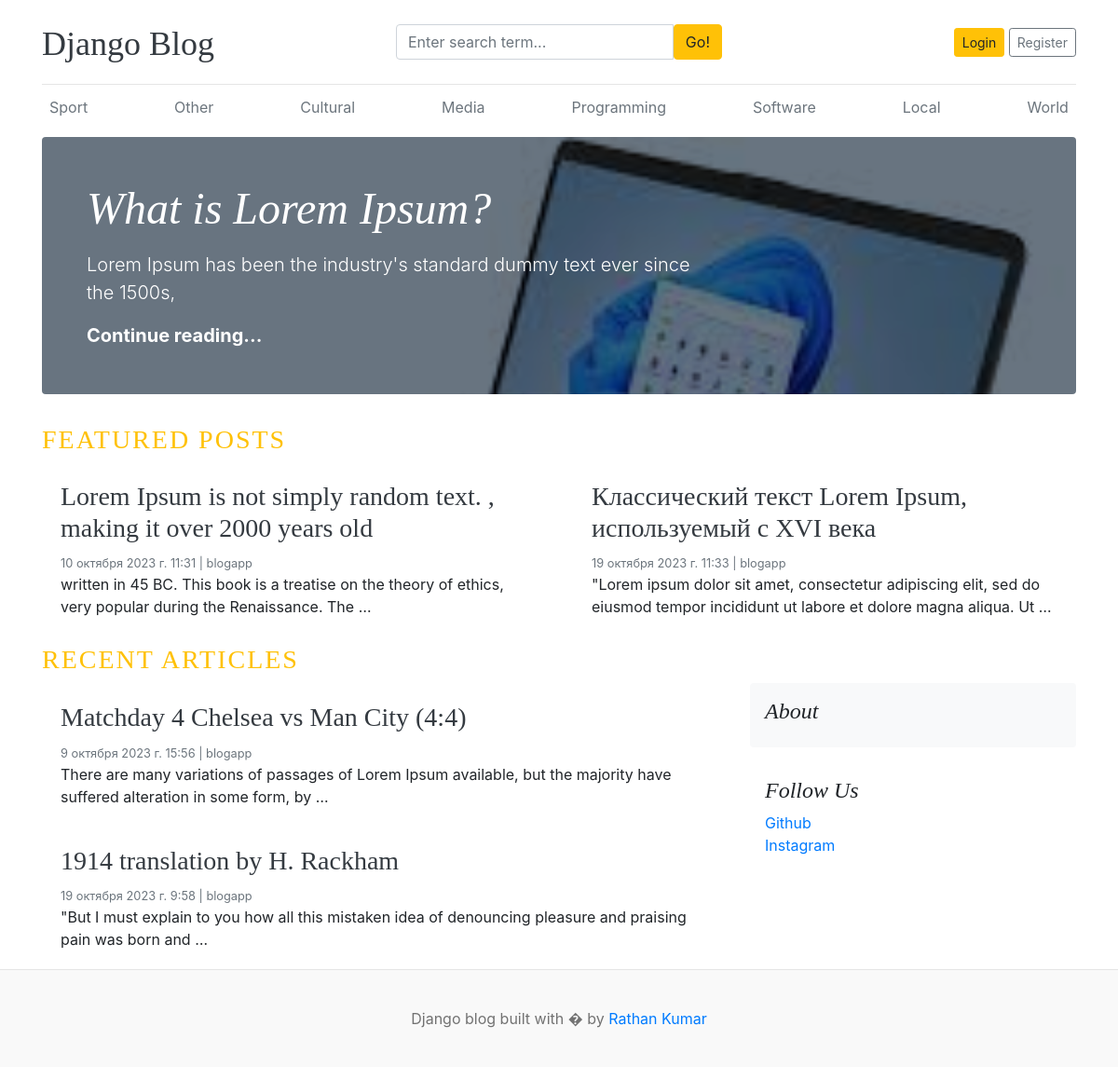
The page / on the database its author committed.
### home/models.py (models this page shows, shortened)
class Category(models.Model):
    name = models.CharField(max_length=200, unique=True)
    created_at = models.DateTimeField(auto_now_add=True)
    updated_at = models.DateTimeField(auto_now=True)

class Blog(models.Model):
    title = models.CharField(max_length=200)
    slug = models.SlugField(max_length=150, unique=True, blank=True)
    category = models.ForeignKey(Category, on_delete=models.CASCADE)
    author = models.ForeignKey(User, on_delete=models.CASCADE)
    featured_image = models.ImageField(upload_to='images')
    short_description = models.TextField()
    blog_body = models.TextField()
    status = models.CharField(max_length=50, choices=STATUS_CHOICES, default='Draft')
    is_featured = models.BooleanField(default=False)
    created_at = models.DateTimeField(auto_now_add=True)
    updated_at = models.DateTimeField(auto_now=True)
    def __str__(self):
        return self.title

class SocialLink(models.Model):
    platform = models.CharField(max_length=25)
    link = models.URLField(max_length=100)
    created_at = models.DateTimeField(auto_now_add=True)
    updated_at = models.DateTimeField(auto_now=True)

### home/views.py (the view)
# urls.py: path('', include('home.urls')),
def home(request):
    featured_posts = Blog.objects.filter(is_featured=True).order_by('-updated_at')
    posts = Blog.objects.filter(is_featured=False, status='Published')
    print(featured_posts)
    context = {'featured_posts': featured_posts, 'posts': posts}
    return render(request, 'home.html', context)

### home/context_processors.py (called while the page is built)
def get_categories(request):
    categories = Category.objects.all()
    return dict(categories=categories)

def get_social_links(request):
    social_links = SocialLink.objects.all()
    return dict(social_links=social_links)

### templates/home.html (shortened to what this page needs)
{% extends "base.html" %}
{% block content %}
{% for post in featured_posts %}
  {% if forloop.first %}
  <div class="jumbotron p-3 p-md-5 text-white rounded bg-dark" style="background-image: url({{post.featured_image.url}});background-blend-mode: overlay;background-size:cover;">
      <div class="col-md-8 px-0">
        <h1 class="display-4 font-italic">{{post.title}}</h1>
        <p class="lead my-3">{{ post.short_description|truncatewords:25 }}</p>
        <p class="lead mb-0"><a href="{% url 'blogs' post.slug %}" class="text-white font-weight-bold">Continue reading...</a></p>
      </div>
  </div>
  {% endif %}
{% endfor %}
  <h3 class="text-uppercase  text-warning" style="letter-spacing: 2px;">Featured Posts</h3>
  <div class="row mb-2">
    {% for post in featured_posts %}
    {% if not forloop.first %}
    <div class="col-md-6">
      <div class="card border-0" >
        <div class="card-body">
          <h3><a href="{% url 'blogs' post.slug %}" class="text-dark">{{post.title}}</a></h3>
          <small class="mb-1 text-muted">{{post.created_at}} | {{post.author}}</small>
          <p class="card-text">{{ post.short_description|truncatewords:20 }}</p>
        </div>
      </div>
    </div>
    {% endif %}
    {% endfor %}
  </div>
  <h3 class="text-uppercase  text-warning" style="letter-spacing: 2px;">Recent Articles</h3>
  <main role="main" class="container p-0">
    <div class="row">
      <div class="col-md-8 blog-main">
        {% for post in posts %}
        <div class="card border-0" >
          <div class="card-body">
            <h3><a href="{% url 'blogs' post.slug %}" class="text-dark">{{post.title}}</a></h3>
            <small class="mb-1 text-muted">{{post.created_at}} | {{post.author}}</small>
            <p class="card-text">{{ post.short_description|truncatewords:20 }}</p>
          </div>
        </div>
        {% endfor %}
      </div>
      <aside class="col-md-4 blog-sidebar">
        <div class="p-3 mb-3 bg-light rounded">
          <h4 class="font-italic">About{{about.about_heading}}</h4>
        </div>
        {% if  social_links %}
        <div class="p-3">
          <h4 class="font-italic">Follow Us</h4>
          <ol class="list-unstyled">
            {% for i in social_links %}
            <li><a href="{{i.link}}" target="_blank">{{i.platform}}</a></li>
          {% endfor %}
          </ol>
        </div>
        {% endif %}
      </aside>
    </div>
  </main>
</div>
{% endblock %}

### templates/base.html (shortened to what this page needs)
{% load static %}
<!DOCTYPE html>
<html lang="en">
<head>
    <link href="https://getbootstrap.com/docs/4.0/dist/css/bootstrap.min.css" rel="stylesheet">
    <link href="{% static 'css/blog.css' %}" rel="stylesheet">
    <link rel="stylesheet" href="https://cdnjs.cloudflare.com/ajax/libs/font-awesome/4.7.0/css/font-awesome.min.css">
  </head>
<body>
    <div class="container">
      <header class="blog-header py-3">
        <div class="row flex-nowrap justify-content-between align-items-center">
          <div class="col-4 pt-1">
            <a class="blog-header-logo text-dark" href="/">Django Blog</a>
          </div>
          <div class="col-4">
            <form action="{% url 'search' %}" method="GET">
              <div class="input-group">
                <input class="form-control" type="text" name="keyword" value="{{ keyword }}" placeholder="Enter search term..." aria-label="Enter search term..." aria-describedby="button-search" />
                <button type="submit" class="btn btn-warning" id="button-search" type="button">Go!</button>
            </div>
            </form>
          </div>
          <div class="col-4 d-flex justify-content-end align-items-center">
            {% if not user.is_authenticated %}
            <a class="btn btn-sm btn-warning" href="{% url 'login' %}">Login</a> &nbsp;
            <a class="btn btn-sm btn-outline-secondary" href="{% url 'register' %}">Register</a>
            {% else %}
            <span><a href="{% url 'dashboard' %}">Dashboard</a></span>
            &emsp;
            <span><a href="{% url 'logout' %}">Logout</a></span>
            {% endif %}
          </div>
        </div>
      </header>
      <div class="nav-scroller py-1 mb-2">
        <nav class="nav d-flex justify-content-between">
          {% for cat in categories %}
          <a class="p-2 text-muted" href="{% url 'category' cat.id %}">{{cat.name}}</a>
          {% endfor %}
        </nav>
      </div>
      {% block content %}
      {% endblock content %}
<footer class="blog-footer">
<p>Django blog built with � by <a href="#">Rathan Kumar</a></p>
</footer>
</body>
</html>

### static/css/blog.css (style rules this page uses)
.blog-header { border-bottom: 1px solid #e5e5e5; }
.blog-header-logo { font-family: "Playfair Display", Georgia, "Times New Roman", serif; font-size: 2.25rem; }
h1, h2, h3, h4, h5, h6 { font-family: "Playfair Display", Georgia, "Times New Roman", serif; }
.display-4 { font-size: 2.5rem; }
@media (min-width: 768px) { .display-4 { font-size: 3rem; } }
.blog-footer { padding: 2.5rem 0; color: #727272; text-align: center; background-color: #f9f9f9; border-top: .05rem solid #e5e5e5; }
.blog-footer p:last-child { margin-bottom: 0; }

### rows shown on the page
Category: name "Sport"
Category: name "Other"
Category: name "Cultural"
Category: name "Media"
Category: name "Programming"
Category: name "Software"
Category: name "Local"
Category: name "World"
Blog: featured_image (picture), title "What is Lorem Ipsum?", short_description "Lorem Ipsum has been the industry's standard dummy text ever since the 1500s,"
Blog: title "Lorem Ipsum is not simply random text. , making it over 2000 years old", created_at "10 октября 2023 г. 11:31", author "blogapp", short_description "written in 45 BC. This book is a treatise on the theory of ethics, very popular during the Renaissance. The …"
Blog: title "Классический текст Lorem Ipsum, используемый с XVI века", created_at "19 октября 2023 г. 11:33", author "blogapp", short_description "\"Lorem ipsum dolor sit amet, consectetur adipiscing elit, sed do eiusmod tempor incididunt ut labore et dolore magna aliqua. Ut …"
Blog: title "Matchday 4 Chelsea vs Man City (4:4)", created_at "9 октября 2023 г. 15:56", author "blogapp", short_description "There are many variations of passages of Lorem Ipsum available, but the majority have suffered alteration in some form, by …"
Blog: title "1914 translation by H. Rackham", created_at "19 октября 2023 г. 9:58", author "blogapp", short_description "\"But I must explain to you how all this mistaken idea of denouncing pleasure and praising pain was born and …"
SocialLink: platform "Github"
SocialLink: platform "Instagram"
